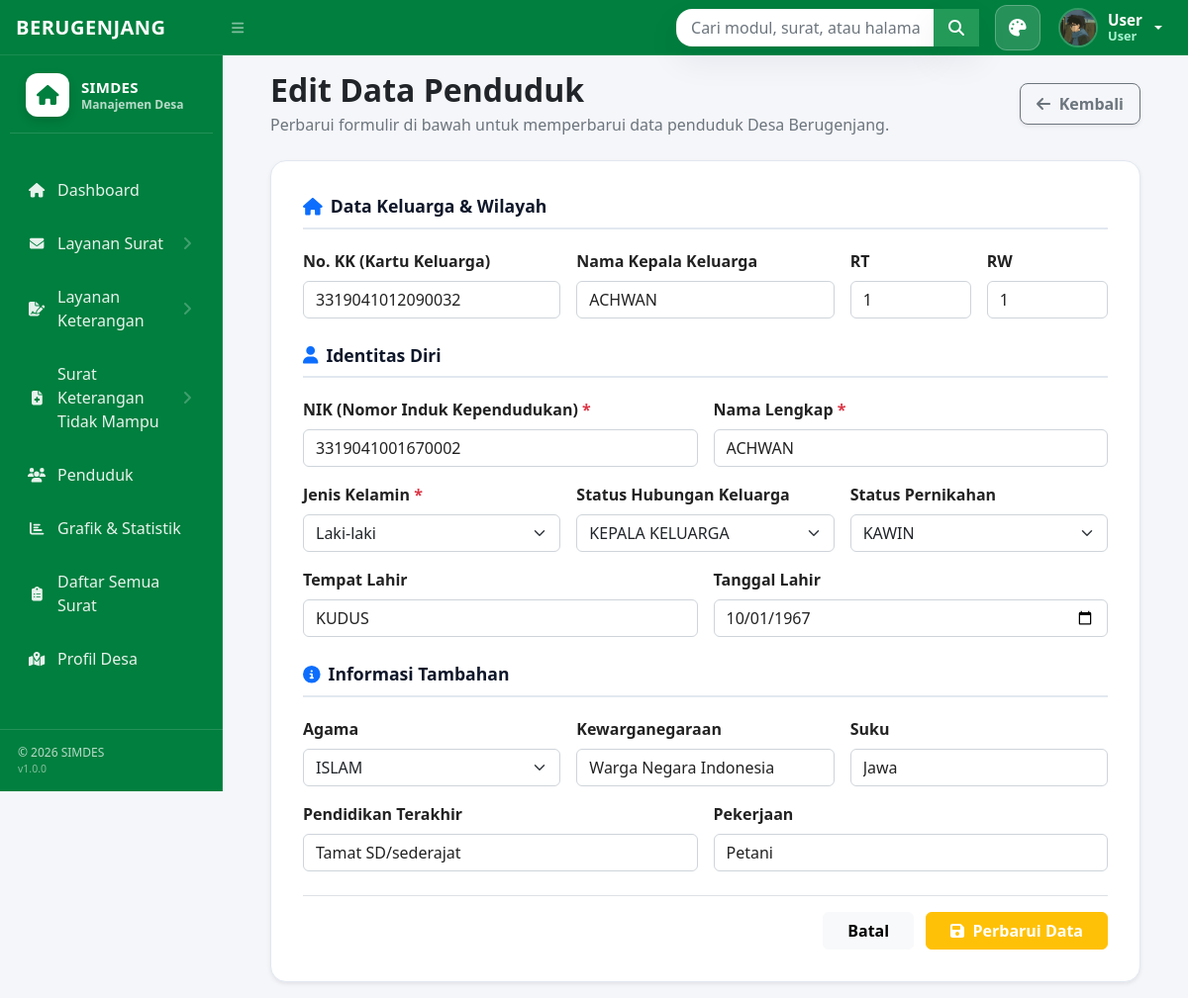
Screenshot of /index.php?page=edit-penduduk&id=1 (signed in) with the database file from the repository.
### tables this page shows
CREATE TABLE `tb_penduduk` (
  `id` int(11) NOT NULL,
  `nik` varchar(20) NOT NULL,
  `no_kk` varchar(20) DEFAULT NULL,
  `nama` varchar(100) NOT NULL,
  `jenis_kelamin` varchar(20) DEFAULT NULL,
  `tempat_tgl_lahir` varchar(100) DEFAULT NULL,
  `umur` int(11) DEFAULT NULL,
  `agama` varchar(30) DEFAULT NULL,
  `pekerjaan` varchar(100) DEFAULT NULL,
  `alamat` text DEFAULT NULL,
  `rt` varchar(5) DEFAULT NULL,
  `rw` varchar(5) DEFAULT NULL,
  `kepala_kk` varchar(100) DEFAULT NULL,
  `status_keluarga` varchar(50) DEFAULT NULL,
  `tempat_lahir` varchar(50) DEFAULT NULL,
  `tgl_lahir` date DEFAULT NULL,
  `status_pernikahan` varchar(50) DEFAULT NULL,
  `kewarganegaraan` varchar(50) DEFAULT NULL,
  `suku` varchar(50) DEFAULT NULL,
  `pendidikan` varchar(100) DEFAULT NULL
);

### pages/edit-penduduk.php (the view, shortened to what this page needs)
<?php
$koneksi = mysqli_connect("localhost", "root", "", "db_balaidesa");
$id = (int)$_GET['id'];
$querySelect = "SELECT * FROM tb_penduduk WHERE id = $id";
$resultSelect = mysqli_query($koneksi, $querySelect);
$data = mysqli_fetch_assoc($resultSelect);
?>
<div class="container-fluid px-4 py-3">
    <div class="d-flex justify-content-between align-items-center mb-4">
        <div>
            <h2 class="fw-bold text-dark mb-1">Edit Data Penduduk</h2>
            <p class="text-muted mb-0">Perbarui formulir di bawah untuk memperbarui data penduduk Desa Berugenjang.</p>
        </div>
        <a href="index.php?page=penduduk" class="btn btn-outline-secondary rounded-3 fw-semibold px-3 py-2 shadow-sm">
            <i class="fas fa-arrow-left me-1"></i> Kembali
        </a>
    </div>
    <div class="form-card shadow-sm">
        <form action="" method="POST">
            <div class="section-title">
                <i class="fas fa-home me-2 text-primary"></i>Data Keluarga & Wilayah
            </div>
            <div class="row g-3 mb-4">
                <div class="col-md-4">
                    <label class="form-label fw-semibold">No. KK (Kartu Keluarga)</label>
                    <input type="text" name="no_kk" class="form-control" maxlength="16"
                        value="<?php echo htmlspecialchars($data['no_kk'] ?? ''); ?>" placeholder="16 digit No. KK">
                </div>
                <div class="col-md-4">
                    <label class="form-label fw-semibold">Nama Kepala Keluarga</label>
                    <input type="text" name="kepala_kk" class="form-control"
                        value="<?php echo htmlspecialchars($data['kepala_kk'] ?? ''); ?>" placeholder="Nama Kepala KK">
                </div>
                <div class="col-md-2">
                    <label class="form-label fw-semibold">RT</label>
                    <input type="text" name="rt" class="form-control"
                        value="<?php echo htmlspecialchars($data['rt'] ?? ''); ?>" placeholder="Contoh: 1">
                </div>
                <div class="col-md-2">
                    <label class="form-label fw-semibold">RW</label>
                    <input type="text" name="rw" class="form-control"
                        value="<?php echo htmlspecialchars($data['rw'] ?? ''); ?>" placeholder="Contoh: 1">
                </div>
            </div>
            <div class="section-title">
                <i class="fas fa-user me-2 text-primary"></i>Identitas Diri
            </div>
            <div class="row g-3 mb-4">
                <div class="col-md-6">
                    <label class="form-label fw-semibold">NIK (Nomor Induk Kependudukan) <span
                            class="text-danger">*</span></label>
                    <input type="text" name="nik" class="form-control" maxlength="16"
                        value="<?php echo htmlspecialchars($data['nik'] ?? ''); ?>" required>
                </div>
                <div class="col-md-6">
                    <label class="form-label fw-semibold">Nama Lengkap <span class="text-danger">*</span></label>
                    <input type="text" name="nama" class="form-control"
                        value="<?php echo htmlspecialchars($data['nama'] ?? ''); ?>" required>
                </div>
                <div class="col-md-4">
                    <label class="form-label fw-semibold">Jenis Kelamin <span class="text-danger">*</span></label>
                    <select name="jenis_kelamin" class="form-select" required>
                        <option value="Laki-laki"
                            <?php echo (strcasecmp($data['jenis_kelamin'] ?? '', 'Laki-laki') == 0 || strtoupper(substr($data['jenis_kelamin'] ?? '', 0, 1)) === 'L') ? 'selected' : ''; ?>>
                            Laki-laki</option>
                    </select>
                </div>
                <div class="col-md-4">
                    <label class="form-label fw-semibold">Status Hubungan Keluarga</label>
                    <select name="status_keluarga" class="form-select">
                        <?php
                        $listStatusKeluarga = ['KEPALA KELUARGA', 'SUAMI', 'ISTRI', 'ANAK', 'CUCU', 'ORANG TUA', 'MERTUA', 'FAMILI LAIN'];
                        $valSK = strtoupper(trim($data['status_keluarga'] ?? 'ANAK'));
                        foreach ($listStatusKeluarga as $sk) {
                            $selected = ($valSK === $sk) ? 'selected' : '';
                            echo "<option value='$sk' $selected>$sk</option>";
                        }
                        ?>
                    </select>
                </div>
                <div class="col-md-4">
                    <label class="form-label fw-semibold">Status Pernikahan</label>
                    <select name="status_pernikahan" class="form-select">
                        <?php
                        $listStatusNikah = ['BELUM KAWIN', 'KAWIN', 'CERAI HIDUP', 'CERAI MATI'];
                        $valSN = strtoupper(trim($data['status_pernikahan'] ?? 'BELUM KAWIN'));
                        foreach ($listStatusNikah as $sn) {
                            $selected = ($valSN === $sn) ? 'selected' : '';
                            echo "<option value='$sn' $selected>$sn</option>";
                        }
                        ?>
                    </select>
                </div>
                <div class="col-md-6">
                    <label class="form-label fw-semibold">Tempat Lahir</label>
                    <input type="text" name="tempat_lahir" class="form-control"
                        value="<?php echo htmlspecialchars($data['tempat_lahir'] ?? ''); ?>"
                        placeholder="Contoh: Kudus">
                </div>
                <div class="col-md-6">
                    <label class="form-label fw-semibold">Tanggal Lahir</label>
                    <input type="date" name="tgl_lahir" class="form-control"
                        value="<?php echo htmlspecialchars($data['tgl_lahir'] ?? ''); ?>">
                </div>
            </div>
            <div class="section-title">
                <i class="fas fa-info-circle me-2 text-primary"></i>Informasi Tambahan
            </div>
            <div class="row g-3 mb-4">
                <div class="col-md-4">
                    <label class="form-label fw-semibold">Agama</label>
                    <select name="agama" class="form-select">
                        <?php
                        $listAgama = ['ISLAM', 'KRISTEN', 'KATOLIK', 'HINDU', 'BUDDHA', 'KHONGHUCU'];
                        $valAgama = strtoupper(trim($data['agama'] ?? 'ISLAM'));
                        foreach ($listAgama as $agm) {
                            $selected = ($valAgama === $agm) ? 'selected' : '';
                            echo "<option value='$agm' $selected>$agm</option>";
                        }
                        ?>
                    </select>
                </div>
                <div class="col-md-4">
                    <label class="form-label fw-semibold">Kewarganegaraan</label>
                    <input type="text" name="kewarganegaraan" class="form-control"
                        value="<?php echo htmlspecialchars($data['kewarganegaraan'] ?? 'WNI'); ?>">
                </div>
                <div class="col-md-4">
                    <label class="form-label fw-semibold">Suku</label>
                    <input type="text" name="suku" class="form-control"
                        value="<?php echo htmlspecialchars($data['suku'] ?? 'JAWA'); ?>">
                </div>
                <div class="col-md-6">
                    <label class="form-label fw-semibold">Pendidikan Terakhir</label>
                    <input type="text" name="pendidikan" class="form-control"
                        value="<?php echo htmlspecialchars($data['pendidikan'] ?? ''); ?>"
                        placeholder="Contoh: SLTA/SEDERAJAT">
                </div>
                <div class="col-md-6">
                    <label class="form-label fw-semibold">Pekerjaan</label>
                    <input type="text" name="pekerjaan" class="form-control"
                        value="<?php echo htmlspecialchars($data['pekerjaan'] ?? ''); ?>"
                        placeholder="Contoh: WIRASWASTA">
                </div>
            </div>
            <div class="col-12 mt-4 text-end border-top pt-3">
                <a href="index.php?page=penduduk" class="btn btn-light me-2 fw-semibold px-4">Batal</a>
                <button type="submit" name="update" class="btn btn-warning text-white fw-semibold px-4">
                    <i class="fas fa-save me-1"></i> Perbarui Data
                </button>
            </div>
        </form>
    </div>
</div>

### index.php (style rules this page uses)
:root { --bg-color: #f5f6fa; --card-color: #ffffff; --text-color: #222; --sidebar: #007f3e; --navbar: #007f3e; }
body { background: var(--bg-color); color: var(--text-color); transition: .3s; }
.form-control { background: var(--card-color); color: var(--text-color); }

### pages/edit-penduduk.php (style rules this page uses)
.form-card { background: #ffffff; border-radius: 16px; border: 1px solid #e2e8f0; padding: 2rem; }
.section-title { font-size: 1.1rem; font-weight: 600; color: #0f172a; border-bottom: 2px solid #e2e8f0; padding-bottom: 0.5rem; margin-bottom: 1.25rem; }

### rows the page displays
tb_penduduk: no_kk "3319041012090032", kepala_kk "ACHWAN", rt "1", rw "1", nik "3319041001670002", nama "ACHWAN", jenis_kelamin "Laki-laki", tempat_lahir "KUDUS", tgl_lahir "10/01/1967", kewarganegaraan "Warga Negara Indonesia", suku "Jawa", pendidikan "Tamat SD/sederajat", pekerjaan "Petani"

### other values shown
$user_nama "User"
$user_role "User"
form field status_keluarga "KEPALA KELUARGA"
form field status_pernikahan "KAWIN"
form field agama "ISLAM"
